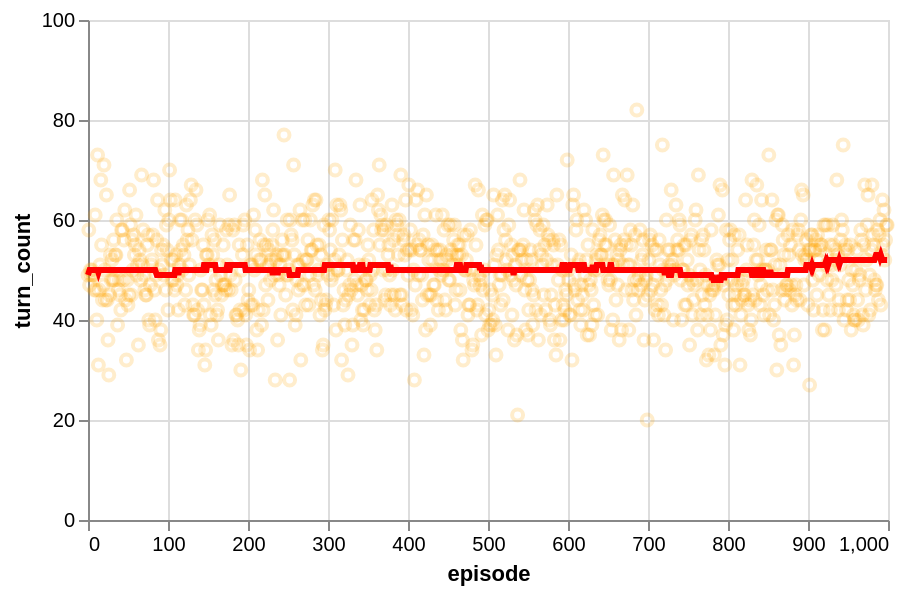

The code cell stored with this chart in its notebook:
### Markdown cell above
# Train an agent

### Code cell
n_episodes = 1_000
dumb = Agent("dumb")
train(dumb, n_episodes=n_episodes)
plot_training_metric(dumb, "turn_count", downsample=True)

### Figure 1 — Vega-Lite specification as saved in the notebook (floating-point values rounded to 4 significant figures; data arrays with more than 128 entries replaced by an {"elided": "..."} marker saying what was removed)
{"config": {"view": {"continuousWidth": 300, "continuousHeight": 300}}, "layer": [{"mark": {"type": "point", "color": "orange", "opacity": 0.2}, "encoding": {"x": {"field": "episode", "type": "quantitative"}, "y": {"field": "turn_count", "scale": {"domain": [0, 100]}, "title": "turn_count", "type": "quantitative"}}}, {"mark": {"type": "line", "color": "red", "size": 3}, "encoding": {"x": {"field": "episode", "type": "quantitative"}, "y": {"field": "rolling_mean", "type": "quantitative"}}, "transform": [{"window": [{"op": "median", "field": "turn_count", "as": "rolling_mean"}], "frame": [-100, 100]}]}], "data": {"name": "data-42b164f06987d19c6bfcb92e4dd7163d"}, "height": 250, "width": 400, "$schema": "https://vega.github.io/schema/vega-lite/v5.20.1.json", "datasets": {"data-42b164f06987d19c6bfcb92e4dd7163d": {"elided": "1000 records"}}}
